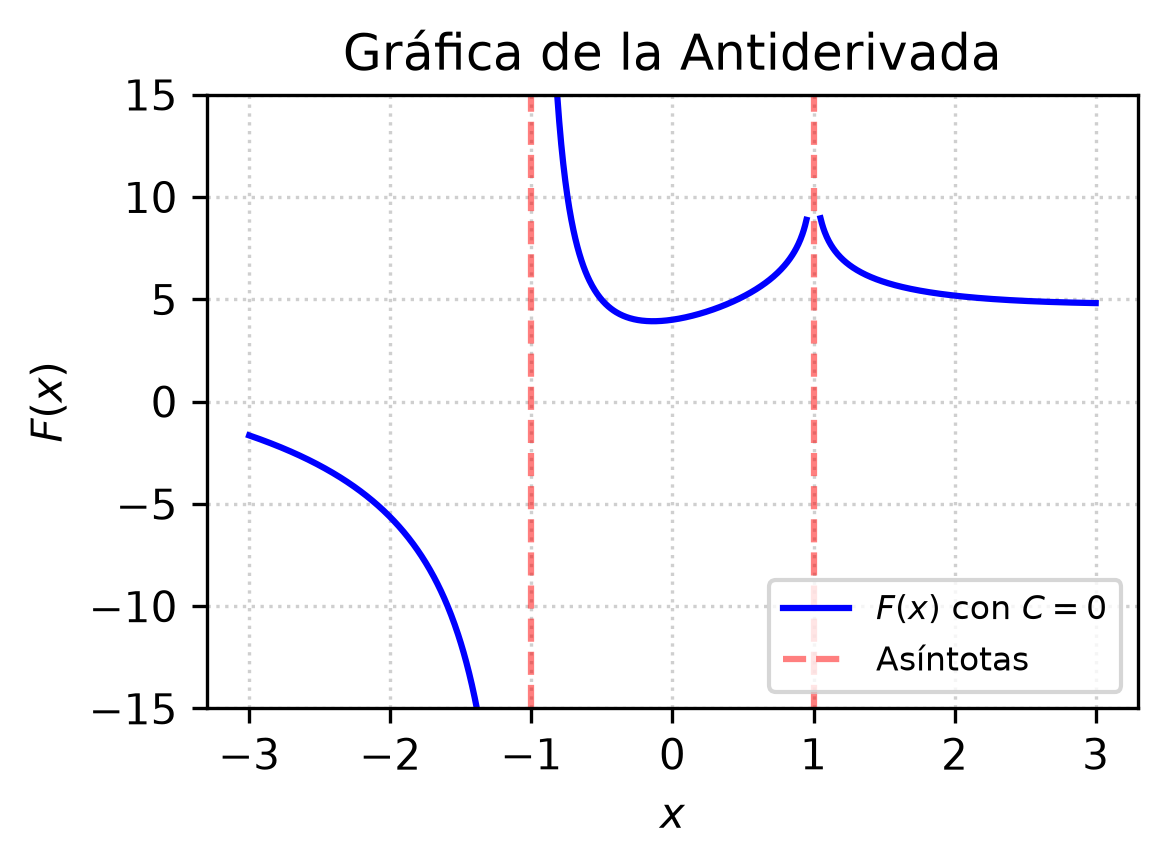

Source code (Python):
import matplotlib
matplotlib.use('Agg')
import numpy as np
import matplotlib.pyplot as plt

# Definir el dominio evitando las singularidades x = -1 y x = 1
x1 = np.linspace(-3, -1.05, 400)
x2 = np.linspace(-0.95, 0.95, 400)
x3 = np.linspace(1.05, 3, 400)

# Antiderivada F(x) con C = 0
def F(x):
    return 3.5 * np.log(np.abs(x + 1)) - 1.5 * np.log(np.abs(x - 1)) + 4.0 / (x + 1)

y1 = F(x1)
y2 = F(x2)
y3 = F(x3)

plt.figure(figsize=(4, 3))
plt.plot(x1, y1, 'b-', label=r'$F(x)$ con $C=0$')
plt.plot(x2, y2, 'b-')
plt.plot(x3, y3, 'b-')

plt.axvline(x=-1, color='r', linestyle='--', alpha=0.5, label='Asíntotas')
plt.axvline(x=1, color='r', linestyle='--', alpha=0.5)

plt.title('Gráfica de la Antiderivada')
plt.xlabel('$x$')
plt.ylabel('$F(x)$')
plt.ylim(-15, 15)
plt.legend(loc='best', fontsize=8)
plt.grid(True, linestyle=':', alpha=0.6)
plt.tight_layout()
plt.savefig(r'semana_03/graficas/SEM03_P21_grafica.png', dpi=300, bbox_inches='tight')
plt.close()
